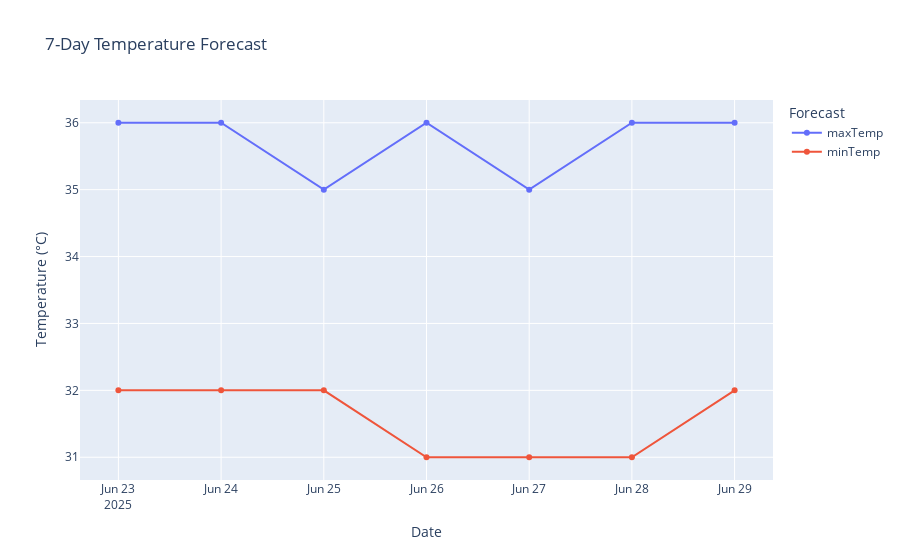

The cell this chart's notebook holds for it:
### Markdown cell above
#### Graph 1: Daily High and Low Temperatures

### Code cell
fig_temp = px.line(
    daily_forecast,
    x='date',
    y=['maxTemp', 'minTemp'],
    title='7-Day Temperature Forecast',
    labels={'date': 'Date', 'value': 'Temperature (°C)', 'variable': 'Forecast'},
    markers=True
)
fig_temp.show()

### Figure 1 — Plotly figure (JSON) as saved in the notebook; plotly's stock layout.template omitted (floating-point values rounded to 4 significant figures)
{"data": [{"hovertemplate": "Forecast=maxTemp<br>Date=%{x}<br>Temperature (°C)=%{y}<extra></extra>", "legendgroup": "maxTemp", "line": {"color": "#636efa", "dash": "solid"}, "marker": {"symbol": "circle"}, "mode": "lines+markers", "name": "maxTemp", "orientation": "v", "showlegend": true, "type": "scatter", "x": ["2025-06-23T00:00:00", "2025-06-24T00:00:00", "2025-06-25T00:00:00", "2025-06-26T00:00:00", "2025-06-27T00:00:00", "2025-06-28T00:00:00", "2025-06-29T00:00:00"], "xaxis": "x", "y": [36, 36, 35, 36, 35, 36, 36], "yaxis": "y"}, {"hovertemplate": "Forecast=minTemp<br>Date=%{x}<br>Temperature (°C)=%{y}<extra></extra>", "legendgroup": "minTemp", "line": {"color": "#EF553B", "dash": "solid"}, "marker": {"symbol": "circle"}, "mode": "lines+markers", "name": "minTemp", "orientation": "v", "showlegend": true, "type": "scatter", "x": ["2025-06-23T00:00:00", "2025-06-24T00:00:00", "2025-06-25T00:00:00", "2025-06-26T00:00:00", "2025-06-27T00:00:00", "2025-06-28T00:00:00", "2025-06-29T00:00:00"], "xaxis": "x", "y": [32, 32, 32, 31, 31, 31, 32], "yaxis": "y"}], "layout": {"legend": {"title": {"text": "Forecast"}, "tracegroupgap": 0}, "title": {"text": "7-Day Temperature Forecast"}, "xaxis": {"anchor": "y", "domain": [0, 1], "title": {"text": "Date"}}, "yaxis": {"anchor": "x", "domain": [0, 1], "title": {"text": "Temperature (°C)"}}}}
